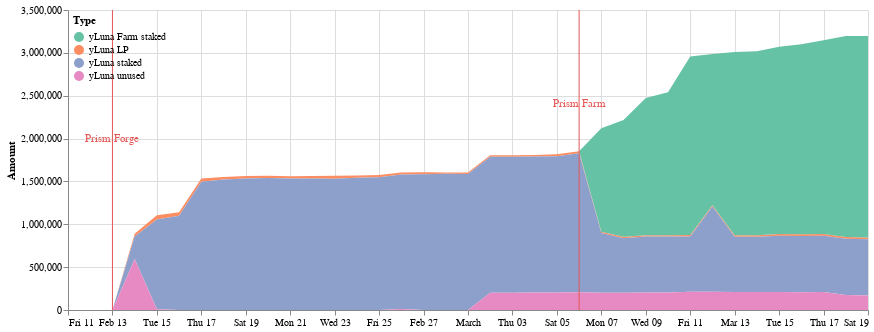

Here is the notebook cell this chart was saved with:
### Markdown cell above
## All deltas

### Code cell
all_deltas = ydp.asset_used.append(ydp.asset_unused)
all_deltas = ydp.fill_date_gaps(all_deltas, ['2022-02-11','2022-02-12','2022-02-13'])
c1 = cp.get_yluna_time_area_chart(all_deltas, 
               alt.Scale(scheme='set2'),
               min_date = all_deltas.Time.min(),
               max_date = all_deltas.Time.max()
        )

c2 = alt.Chart(ydp.dates_to_mark).mark_rule(color='#e45756').encode(
    x=alt.X('date'+':T')
)

c3 = alt.Chart(ydp.dates_to_mark).mark_text(
    color='#e45756',
    angle=0
).encode( 
    x=alt.X('text_date'+':T',axis=alt.Axis(labels=True,title='')),
    y=alt.Y('height',axis=alt.Axis(labels=True,title='Amount')),
    text='text'
)

(c1 + c2 + c3).properties(width=800).configure_view(strokeOpacity=0)

### Figure 1 — Vega-Lite specification as saved in the notebook (floating-point values rounded to 4 significant figures; data arrays with more than 128 entries replaced by an {"elided": "..."} marker saying what was removed)
{"config": {"view": {"continuousWidth": 400, "continuousHeight": 300, "strokeOpacity": 0}}, "layer": [{"data": {"name": "data-679e033f2efbce480303cdbfc43a10b0"}, "mark": "area", "encoding": {"color": {"field": "Type", "legend": {"direction": "vertical", "legendY": 0, "orient": "none", "padding": 5}, "scale": {"scheme": "set2"}, "type": "nominal"}, "tooltip": [{"field": "Time", "format": "%Y-%m-%d", "type": "temporal"}, {"field": "Type", "type": "nominal"}, {"field": "Amount (millions)", "type": "nominal"}], "x": {"field": "Time", "scale": {"domain": ["2022-02-11", "2022-03-19"]}, "type": "temporal"}, "y": {"field": "Amount", "scale": {"domain": [0, 3198000.0]}, "type": "quantitative"}}}, {"data": {"name": "data-bf69e67827aa5ed7d9d532afa84e7b5c"}, "mark": {"type": "rule", "color": "#e45756"}, "encoding": {"x": {"field": "date", "type": "temporal"}}}, {"data": {"name": "data-bf69e67827aa5ed7d9d532afa84e7b5c"}, "mark": {"type": "text", "angle": 0, "color": "#e45756"}, "encoding": {"text": {"field": "text", "type": "nominal"}, "x": {"axis": {"labels": true, "title": ""}, "field": "text_date", "type": "temporal"}, "y": {"axis": {"labels": true, "title": "Amount"}, "field": "height", "type": "quantitative"}}}], "width": 800, "$schema": "https://vega.github.io/schema/vega-lite/v4.17.0.json", "datasets": {"data-679e033f2efbce480303cdbfc43a10b0": {"elided": "148 records"}, "data-bf69e67827aa5ed7d9d532afa84e7b5c": [{"text_date": "2022-02-13", "date": "2022-02-13", "height": 2000000, "text": "Prism Forge"}, {"text_date": "2022-03-06", "date": "2022-03-06", "height": 2400000, "text": "Prism Farm"}]}}
